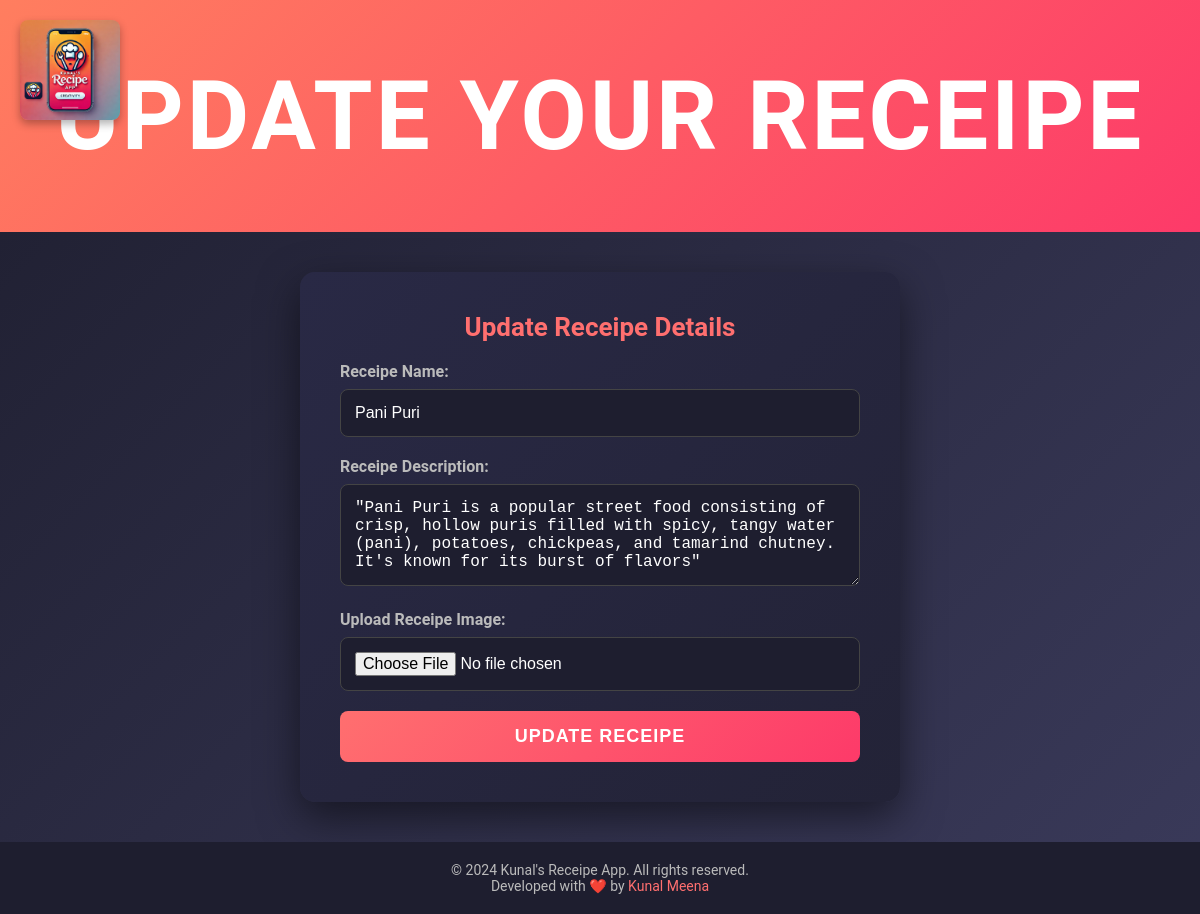
Page /update/52/ on the committed database.
### Kunal_Recipe_App/models.py (models this page shows)
class Receipe(models.Model):
    receipe_name = models.CharField(max_length = 100)
    receipe_description = models.TextField()
    receipe_image = models.ImageField(upload_to = "receipe")

### Kunal_Recipe_App/views.py (the view, shortened to what this page needs)
# urls.py: path('update/<id>/', update_receipe, name='update'),
def update_receipe(request, id):
    queryset = get_object_or_404(Receipe, id=id)
    context = {
        "receipe": queryset,
    }
    return render(request, "update.html", context)

### Kunal_Recipe_App/templates/update.html (shortened to what this page needs)
<!DOCTYPE html>
<html lang="en">
<head>
    {% load static %}
</head>
<body>
    {% load static %}
    <header>
        <img src="{% static 'images/logo.png.webp' %}" alt="Logo">
        <h1>Update Your Receipe</h1>
    </header>
    <div class="container">
        <form method="post" enctype="multipart/form-data">
            <h2>Update Receipe Details</h2>
            <label for="receipe_name">Receipe Name:</label>
            <input type="text" name="receipe_name" value="{{ receipe.receipe_name }}" placeholder="Enter Receipe name" required>
            <label for="receipe_description">Receipe Description:</label>
            <textarea name="receipe_description" placeholder="Enter Receipe Description" rows="4" required>{{ receipe.receipe_description }}</textarea>
            <label for="receipe_image">Upload Receipe Image:</label>
            <input type="file" name="receipe_image" accept="image/*">
            <button type="submit">Update Receipe</button>
        </form>
    </div>
    <footer>
        <p>&copy; 2024 Kunal's Receipe App. All rights reserved.</p>
        <p>Developed with ❤️ by <a href="https://www.linkedin.com/in/kunal8859/">Kunal Meena</a></p>
    </footer>
</body>
</html>

### Kunal_Recipe_App/templates/update.html (style rules this page uses)
* { margin: 0; padding: 0; box-sizing: border-box; }
body { font-family: 'Roboto', sans-serif; background: linear-gradient(135deg, #1e1e2f, #3a3a5a); color: #f0f0f0; min-height: 100vh; }
header { background: linear-gradient(135deg, #ff7e5f, #fd3a69); padding: 60px 0; text-align: center; color: white; font-size: 3em; font-weight: bold; text-transform: uppercase; letter-spacing: 3px; position: relative; }
header img { position: absolute; top: 20px; left: 20px; width: 100px; height: auto; border-radius: 8px; box-shadow: 0 4px 8px rgba(0, 0, 0, 0.3); }
form { background: linear-gradient(135deg, #292945, #232337); padding: 40px; max-width: 600px; margin: 40px auto; border-radius: 15px; box-shadow: 0 15px 40px rgba(0, 0, 0, 0.5); transition: transform 0.3s ease, box-shadow 0.3s ease; }
form h2 { font-size: 26px; margin-bottom: 20px; color: #ff6f6f; font-weight: 600; text-align: center; }
label { font-weight: 600; color: #bbb; margin-bottom: 8px; display: block; font-size: 16px; }
input[type="text"], textarea, input[type="file"] { width: 100%; padding: 14px; margin-bottom: 20px; border: 1px solid #444; border-radius: 8px; font-size: 16px; background: #1e1e2f; color: #fff; transition: all 0.3s ease; }
button { width: 100%; padding: 15px; background: linear-gradient(135deg, #ff6f6f, #fd3a69); color: white; border: none; border-radius: 8px; font-size: 18px; cursor: pointer; font-weight: bold; text-transform: uppercase; letter-spacing: 1px; transition: background 0.3s ease, transform 0.3s ease, box-shadow 0.3s ease; }
footer { text-align: center; padding: 20px; background: #1e1e2f; color: #bbb; font-size: 14px; }
footer a { color: #ff6f6f; text-decoration: none; }

### rows in the picture
Receipe: receipe_name "Pani Puri", receipe_description "\"Pani Puri is a popular street food consisting of crisp, hollow puris filled with spicy, tangy water (pani), potatoes, chickpeas, and tamarind chutney. It's known for its burst of flavors\""
